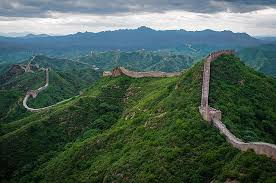
#> input picture demo.jpg, 276 x 183 px; the run also reads 1 picture not shown here
$ python show_noise.py
#> lines starting #> are read from the running program, lines starting #| are printed output that depends on the picture
import numpy as np
from PIL import Image

# Load both images
img1 = np.array(Image.open("demo.jpg").convert("RGB")).astype(np.float32)
img2 = np.array(Image.open("demo_cloaked.jpg").convert("RGB")).astype(np.float32)

# Subtract them to reveal the hidden noise
noise = np.abs(img1 - img2)
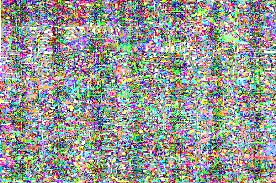
#> noise: shape (183, 276, 3) float32; mean R, G, B 2.38, 2.41, 2.33; drawn with min black and max white
noise = np.clip(noise * 10, 0, 255).astype(np.uint8) # Multiply by 10 so you can see it
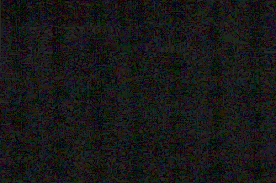
#> noise: shape (183, 276, 3); mean R, G, B 23.8, 24.1, 23.3

# Save it
Image.fromarray(noise).save("noise_difference.jpg")
print("Saved noise_difference.jpg! Open it to see the AI-killer pattern.")
